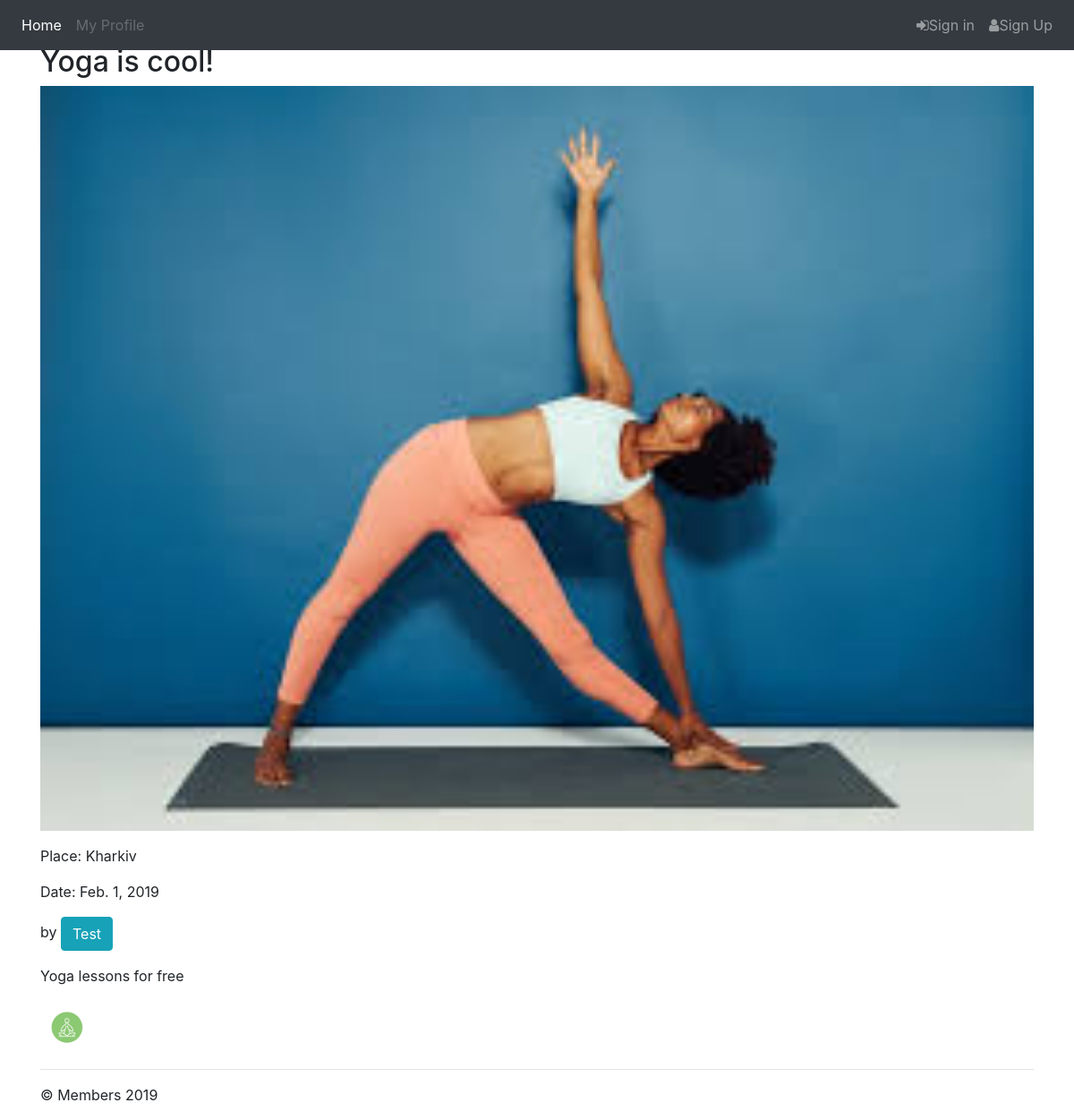
Screenshot of /event/2 with the database file from the repository.
### members/models.py (models this page shows)
class Event(models.Model):
    author = models.ForeignKey(
        settings.AUTH_USER_MODEL,
        on_delete=models.CASCADE,
        default=None, null=True
        )
    image = models.ImageField(upload_to='images/event_img', blank=True)
    title = models.CharField(max_length=100, null=True, blank=True)
    description = models.CharField(max_length=250, null=True, blank=True)
    date = models.DateField(null=True, blank=True)
    place = models.CharField(max_length=100, null=True, blank=True)
    hobby = models.ForeignKey(Hobby, on_delete=models.CASCADE, default=None, null=True)

### members/views.py (the view)
# urls.py: path("event/<int:pk>", views.EventDetailView.as_view(), name="event"),
class EventDetailView(DetailView):
    model = Event
    template_name = 'members/event.html'

### members/templates/members/event.html (shortened to what this page needs)
{% extends 'members/layout.html' %}
{% block content %}
    <div class="container">
        {% load static%}
        <h2>{{ event.title }}</h2>
        {% if event.image %}
        <p><img src="{{ event.image.url }}" alt="Event image" width="100%"></p>
        {% else %}
        <p><img src="{% static 'members/no_image.jpg' %}" alt="No image"></p>
        {% endif %}
        <p>Place: {{ event.place }}</p>
        <p>Date: {{ event.date }}</p>
        <p>by <a href="#" class="btn btn-info" role="button">{{ event.author }}</a></p>
        <p>{{ event.description }}</p>
        <div class="{{ event.hobby.name }} hobby-icon"></div>
    </div>
{% endblock %}

### members/static/members/site.css (style rules this page uses)
body { padding-top: 50px; }
.hobby-icon { width: 200px; height: 200px; background: url(hobbie.jpg) no-repeat; transform: scale(.2); margin: -70px; }
.yoga { background-position: -650px -287px; }

### rows the page displays
Event: title "Yoga is cool!", image (picture), place "Kharkiv", date "Feb. 1, 2019", author "Test", description "Yoga lessons for free"
